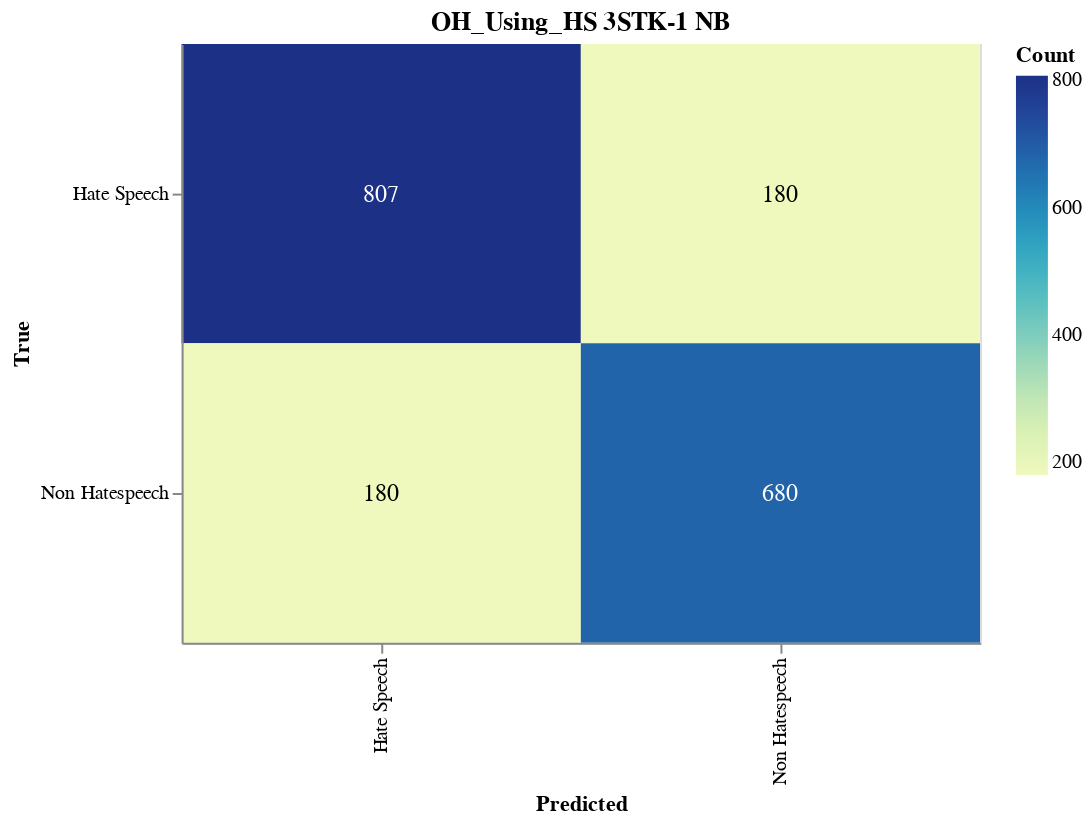

The code cell stored with this chart in its notebook:
### Markdown cell above
#### Save CM

### Code cell
import altair as alt
import altair_saver
import pandas as pd
from sklearn.metrics import confusion_matrix

# Calculate the confusion matrix
cm = confusion_matrix(y_val, adjusted_predictions)

# Define class names
class_names = ['Hate Speech', 'Non Hatespeech']

# Convert confusion matrix to DataFrame
cm_df = pd.DataFrame(cm, index=class_names, columns=class_names).reset_index().melt(id_vars='index')
cm_df.columns = ['True', 'Predicted', 'Count']

# Ensure the order of categories
cm_df['True'] = pd.Categorical(cm_df['True'], categories=class_names, ordered=True)
cm_df['Predicted'] = pd.Categorical(cm_df['Predicted'], categories=class_names, ordered=True)

# Create the Altair plot
heatmap = alt.Chart(cm_df).mark_rect().encode(
    x=alt.X('Predicted:O', sort=class_names),
    y=alt.Y('True:O', sort=class_names),
    color='Count:Q',
    tooltip=['True', 'Predicted', 'Count']
).properties(
    width=400,
    height=300,
    title='OH_Using_HS 3STK-1 NB'
)

# Add text labels
text = heatmap.mark_text(
    align='center',
    baseline='middle',
    fontSize=12
).encode(
    text='Count:Q',
    color=alt.condition(
        alt.datum.Count > cm.max() / 2,
        alt.value('white'),
        alt.value('black')
    )
)

# Combine heatmap and text
final_chart = heatmap + text

# Display the plot
final_chart.show()

### Figure 1 — Vega-Lite specification as saved in the notebook (floating-point values rounded to 4 significant figures)
{"config": {"view": {"continuousWidth": 300, "continuousHeight": 300}}, "layer": [{"mark": {"type": "rect"}, "encoding": {"color": {"field": "Count", "type": "quantitative"}, "tooltip": [{"field": "True", "type": "ordinal"}, {"field": "Predicted", "type": "ordinal"}, {"field": "Count", "type": "quantitative"}], "x": {"field": "Predicted", "sort": ["Hate Speech", "Non Hatespeech"], "type": "ordinal"}, "y": {"field": "True", "sort": ["Hate Speech", "Non Hatespeech"], "type": "ordinal"}}, "title": "OH_Using_HS 3STK-1 NB"}, {"mark": {"type": "text", "align": "center", "baseline": "middle", "fontSize": 12}, "encoding": {"color": {"condition": {"test": "(datum.Count > 403.5)", "value": "white"}, "value": "black"}, "text": {"field": "Count", "type": "quantitative"}, "tooltip": [{"field": "True", "type": "ordinal"}, {"field": "Predicted", "type": "ordinal"}, {"field": "Count", "type": "quantitative"}], "x": {"field": "Predicted", "sort": ["Hate Speech", "Non Hatespeech"], "type": "ordinal"}, "y": {"field": "True", "sort": ["Hate Speech", "Non Hatespeech"], "type": "ordinal"}}, "title": "OH_Using_HS 3STK-1 NB"}], "data": {"name": "data-c10c1433e7a391af25ac370fd2fbe6af"}, "height": 300, "width": 400, "$schema": "https://vega.github.io/schema/vega-lite/v5.17.0.json", "datasets": {"data-c10c1433e7a391af25ac370fd2fbe6af": [{"True": "Hate Speech", "Predicted": "Hate Speech", "Count": 807}, {"True": "Non Hatespeech", "Predicted": "Hate Speech", "Count": 180}, {"True": "Hate Speech", "Predicted": "Non Hatespeech", "Count": 180}, {"True": "Non Hatespeech", "Predicted": "Non Hatespeech", "Count": 680}]}}
